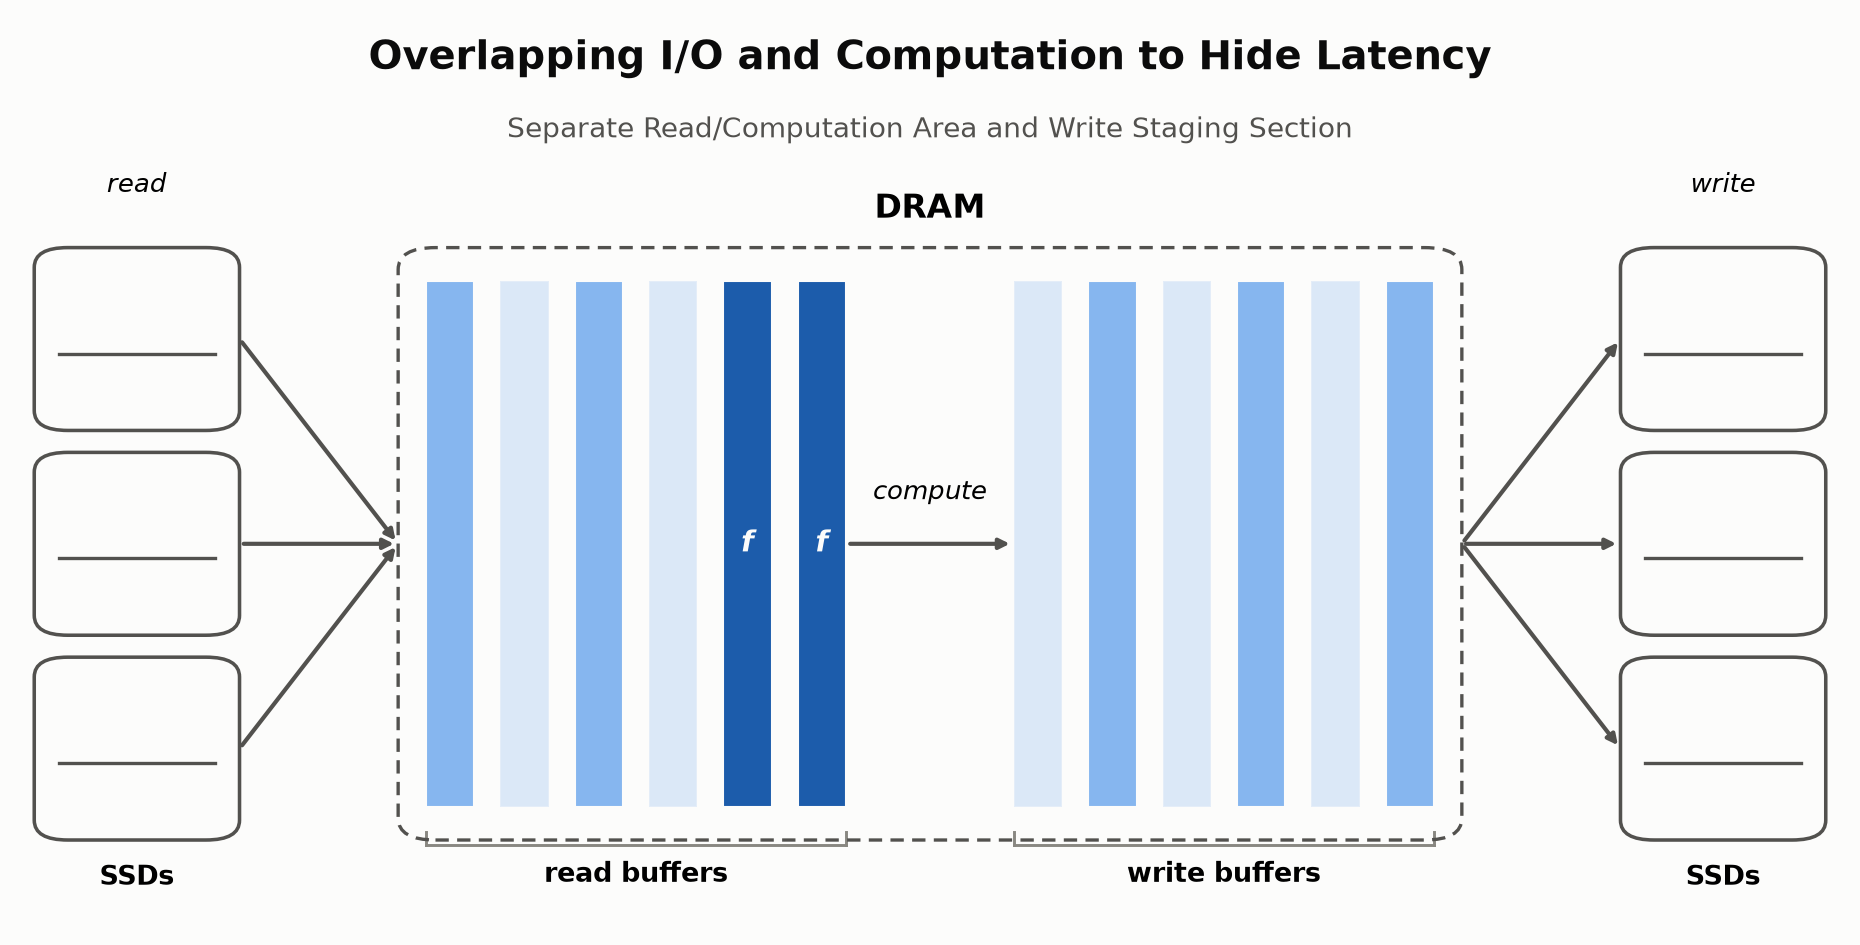

Here is the Python script that generated this plot:
#!/usr/bin/env python3
"""Conceptual diagram: overlapping reads, compute, and writes in
ExternalTransform (ChunkSequence/external_engine.h). Whitespace-trimmed
variant of io_compute_overlap.py: same left-SSDs/DRAM/right-SSDs layout and
content as the original, but with the margins tightened and the diagram
elements (DRAM box, cells, drive icons, fonts) enlarged, so the diagram
fills much more of the frame -- for slide placements where the original's
generous title/margin whitespace made the actual diagram read too small.
See io_compute_overlap.py's docstring for the underlying conceptual
rationale (two zones not three, why the compute arrow stays inside the
dashed DRAM box, source references into
external_engine.h/chunk_seq_reader.h/unordered_file_writer.h) -- none of
that changes here, only the sizing/margin constants.
"""
import argparse

import matplotlib

matplotlib.use("Agg")
import matplotlib.patches as mpatches
import matplotlib.pyplot as plt
from matplotlib.lines import Line2D

# Light-mode chart palette (see the dataviz skill's reference palette;
# matches figures/disk_layout_diagram.py and figures/parlay_operations.py).
SURFACE = "#fcfcfb"
INK_PRIMARY = "#0b0b0b"
INK_SECONDARY = "#52514e"
INK_MUTED = "#898781"
BASELINE = "#c3c2b7"
PURE_BLACK = "#000000"

# Fixed role colors -- not an ordered ramp, since this figure (unlike the
# other two) has no "position" to encode. Both are steps of the same blue
# sequential ramp used as DISCRETE_STEPS there, so the figure set stays one
# family.
STAGING_COLOR = "#86b6ef"  # step 250 -- light blue, both buffer pools
COMPUTE_COLOR = "#1c5cab"  # step 550 -- stronger blue, actively being read

BAR_X0, BAR_X1 = 0.23, 0.77
# Taller DRAM bar than the original (0.54 vs 0.24) -- the diagram itself
# should dominate the frame, not just the margins around it. Growing this
# (and the SSD stacks, which size off of it) is the "natural" way to make
# the figure taller: the content grows, not the blank margin around it.
BAR_Y0, BAR_Y1 = 0.29, 0.77
CELL_GAP = 0.014

# Two zones, not three: read-buffer pool | (compute arrow) | write-buffer
# pool. ZONE_GAP is the visual gap between them where the compute arrow
# lives -- there is no third zone of cells there.
READ_CELLS, WRITE_CELLS = 6, 6
ZONE_GAP = 0.09
ZONE_CELLS_W = (BAR_X1 - BAR_X0) - ZONE_GAP
READ_ZONE_X0 = BAR_X0
READ_ZONE_W = ZONE_CELLS_W * READ_CELLS / (READ_CELLS + WRITE_CELLS)
WRITE_ZONE_X0 = READ_ZONE_X0 + READ_ZONE_W + ZONE_GAP
WRITE_ZONE_W = ZONE_CELLS_W * WRITE_CELLS / (READ_CELLS + WRITE_CELLS)
READ_CELL_W = (READ_ZONE_W - CELL_GAP * (READ_CELLS - 1)) / READ_CELLS
WRITE_CELL_W = (WRITE_ZONE_W - CELL_GAP * (WRITE_CELLS - 1)) / WRITE_CELLS

# SSDs flank the DRAM bar left/right (read sources on the left, write
# destinations on the right) rather than sitting below it, so the figure
# reads as one left-to-right pipeline instead of two arrows crossing beneath
# a single drive. Each side is a small vertical stack of drives (standing in
# for the real machine's many SSDs) instead of one, with per-drive arrows
# fanning into/out of the DRAM bar's midline.
SSD_PER_SIDE = 3
SSD_STACK_GAP = 0.02
SSD_W, SSD_H = 0.11, (BAR_Y1 - BAR_Y0) + 0.06  # matches the DRAM box's outer height
SSD_ITEM_H = (SSD_H - SSD_STACK_GAP * (SSD_PER_SIDE - 1)) / SSD_PER_SIDE
SSD_MID_Y = (BAR_Y0 + BAR_Y1) / 2
SSD_Y0 = SSD_MID_Y - SSD_H / 2
SSD_LEFT_X0 = 0.02
SSD_RIGHT_X0 = 1 - 0.02 - SSD_W


def ssd_item_ys():
    """Bottom y of each stacked drive, bottom-to-top."""
    return [SSD_Y0 + i * (SSD_ITEM_H + SSD_STACK_GAP) for i in range(SSD_PER_SIDE)]


def read_cell_x0(i):
    return READ_ZONE_X0 + i * (READ_CELL_W + CELL_GAP)


def write_cell_x0(i):
    return WRITE_ZONE_X0 + i * (WRITE_CELL_W + CELL_GAP)


def draw_drive(ax, x0, y0, w, h, label=None):
    box = mpatches.FancyBboxPatch(
        (x0, y0), w, h,
        boxstyle="round,pad=0.0,rounding_size=0.018",
        linewidth=1.7, edgecolor=INK_SECONDARY, facecolor="none",
        zorder=5, mutation_aspect=1,
    )
    ax.add_patch(box)
    # A short platter line reads as "disk" at a glance, echoing
    # disk_layout_diagram.py's per-drive framing.
    ax.plot([x0 + w * 0.12, x0 + w - w * 0.12],
            [y0 + h * 0.42, y0 + h * 0.42],
            color=INK_SECONDARY, linewidth=1.6, zorder=6)
    if label:
        ax.text(x0 + w / 2, y0 - 0.022, label, ha="center", va="top",
                fontsize=13, color=INK_SECONDARY, fontweight="bold")


def curved_arrow(ax, xy_from, xy_to, color, rad=0.25):
    ax.annotate(
        "", xy=xy_to, xytext=xy_from,
        arrowprops=dict(
            arrowstyle="-|>", color=color, linewidth=2.0,
            shrinkA=2, shrinkB=2, connectionstyle=f"arc3,rad={rad}",
        ),
        zorder=4,
    )


def draw_dram_bar(ax):
    box = mpatches.FancyBboxPatch(
        (BAR_X0 - 0.015, BAR_Y0 - 0.03), (BAR_X1 - BAR_X0) + 0.03,
        (BAR_Y1 - BAR_Y0) + 0.06,
        boxstyle="round,pad=0.0,rounding_size=0.02",
        linewidth=1.6, edgecolor=INK_SECONDARY, facecolor="none",
        linestyle=(0, (4, 2.5)), zorder=6, mutation_aspect=1,
    )
    ax.add_patch(box)
    ax.text((BAR_X0 + BAR_X1) / 2, BAR_Y1 + 0.05, "DRAM",
             ha="center", va="bottom", fontsize=16, color=PURE_BLACK,
             fontweight="bold")


IDLE_ALPHA = 0.28  # pale tint of the zone's role color -- never pure white


def draw_cells(ax, cell_x0_fn, cell_w, cells):
    """cells: list of (color, active bool), one per cell index."""
    for i, (color, active) in enumerate(cells):
        ax.add_patch(mpatches.Rectangle(
            (cell_x0_fn(i), BAR_Y0), cell_w, BAR_Y1 - BAR_Y0,
            facecolor=color, edgecolor=SURFACE, linewidth=1.0,
            alpha=1.0 if active else IDLE_ALPHA, zorder=2,
        ))


def draw_zone_bracket(ax, lo, hi, label):
    # Just the role name -- no implementation-detail subtext (pool sizes,
    # thread counts); the figure is meant to read at a glance. No divider
    # line is needed between zones any more -- the real ZONE_GAP (and the
    # compute arrow crossing it) already marks the boundary.
    y = BAR_Y0 - 0.035
    ax.add_line(Line2D([lo, hi], [y, y], color=INK_MUTED, linewidth=1.4,
                        zorder=3))
    ax.add_line(Line2D([lo, lo], [y, y + 0.012], color=INK_MUTED,
                        linewidth=1.4, zorder=3))
    ax.add_line(Line2D([hi, hi], [y, y + 0.012], color=INK_MUTED,
                        linewidth=1.4, zorder=3))
    ax.text((lo + hi) / 2, y - 0.014, label, ha="center", va="top",
            fontsize=13, color=PURE_BLACK, fontweight="bold")


def draw_compute_marks(ax, cell_x0_fn, cell_w, cells):
    # "f" marks a read-buffer cell a worker is actively reading right now,
    # copying/transforming its data into a freshly emitted output buffer
    # (the compute arrow) -- not a separate compute zone (see module
    # docstring).
    cell_mid_y = (BAR_Y0 + BAR_Y1) / 2
    for i in cells:
        cx = cell_x0_fn(i) + cell_w / 2
        ax.text(cx, cell_mid_y, "f", ha="center", va="center",
                fontsize=14, color=SURFACE, fontstyle="italic",
                fontweight="bold", zorder=7)


def build_panel(ax):
    # Two zones, not three: a read-buffer pool (idle/available cells, cells
    # holding data that landed but isn't picked up yet, and a couple being
    # actively read by a worker right now -- marked "f") and a write-buffer
    # pool (idle/available or occupied, queued to be written), joined by a
    # compute arrow rather than a third same-kind zone. See the module
    # docstring for why -- this is what ExternalTransform's body() actually
    # does, not just a simplification of it. All cells stay tinted with
    # their zone's role color even when idle (alpha only) -- never hatched,
    # never pure white.
    read_cells = [
        (STAGING_COLOR, True),   # landed from disk, not yet picked up
        (STAGING_COLOR, False),  # idle: available in the pool
        (STAGING_COLOR, True),
        (STAGING_COLOR, False),
        (COMPUTE_COLOR, True),   # being read by a worker right now ("f")
        (COMPUTE_COLOR, True),
    ]
    write_cells = [
        (STAGING_COLOR, False),
        (STAGING_COLOR, True),   # queued, waiting to be written
        (STAGING_COLOR, False),
        (STAGING_COLOR, True),
        (STAGING_COLOR, False),
        (STAGING_COLOR, True),
    ]

    draw_dram_bar(ax)
    draw_cells(ax, read_cell_x0, READ_CELL_W, read_cells)
    draw_cells(ax, write_cell_x0, WRITE_CELL_W, write_cells)
    draw_compute_marks(ax, read_cell_x0, READ_CELL_W, [4, 5])

    read_zone_hi = read_cell_x0(READ_CELLS - 1) + READ_CELL_W
    write_zone_lo = write_cell_x0(0)
    draw_zone_bracket(ax, read_cell_x0(0), read_zone_hi, "read buffers")
    draw_zone_bracket(ax, write_zone_lo,
                       write_cell_x0(WRITE_CELLS - 1) + WRITE_CELL_W,
                       "write buffers")

    # Compute arrow: body() copies from a read buffer into a freshly
    # emitted output buffer (ChunkEmitter::alloc()) -- this arrow *is* that
    # copy, not travel through a third memory zone. It stays inside the
    # dashed DRAM box (unlike the read/write arrows below, which cross it)
    # since the transform never touches disk.
    curved_arrow(ax, (read_zone_hi, SSD_MID_Y), (write_zone_lo, SSD_MID_Y),
                 INK_SECONDARY, rad=0.0)
    ax.text((read_zone_hi + write_zone_lo) / 2, SSD_MID_Y + 0.035, "compute",
            ha="center", va="bottom", fontsize=12.5, color=PURE_BLACK,
            fontstyle="italic")

    # A small stack of SSDs flanks each side of the DRAM bar -- read sources
    # on the left feeding the read-buffer pool, write destinations on the
    # right fed by the write-buffer pool -- so the whole figure reads as a
    # single left-to-right pipeline (many drives in, one DRAM region, many
    # drives out) instead of two arrows crossing beneath one drive. Per-drive
    # arrows fan into/out of the DRAM bar's midline; one shared label per
    # stack (not per drive) keeps the caption from repeating three times.
    dram_left = BAR_X0 - 0.015
    dram_right = BAR_X1 + 0.015
    read_to = (dram_left, SSD_MID_Y)
    write_from = (dram_right, SSD_MID_Y)

    for y0 in ssd_item_ys():
        mid_y = y0 + SSD_ITEM_H / 2
        draw_drive(ax, SSD_LEFT_X0, y0, SSD_W, SSD_ITEM_H)
        draw_drive(ax, SSD_RIGHT_X0, y0, SSD_W, SSD_ITEM_H)
        curved_arrow(ax, (SSD_LEFT_X0 + SSD_W, mid_y), read_to,
                     INK_SECONDARY, rad=0.0)
        curved_arrow(ax, write_from, (SSD_RIGHT_X0, mid_y),
                     INK_SECONDARY, rad=0.0)

    ax.text(SSD_LEFT_X0 + SSD_W / 2, SSD_Y0 - 0.022, "SSDs",
            ha="center", va="top", fontsize=13, color=PURE_BLACK,
            fontweight="bold")
    ax.text(SSD_RIGHT_X0 + SSD_W / 2, SSD_Y0 - 0.022, "SSDs",
            ha="center", va="top", fontsize=13, color=PURE_BLACK,
            fontweight="bold")

    # "read"/"write" caption each SSD stack from above (mirroring the
    # "SSDs" caption below it) rather than sitting in the arrow fan between
    # the stack and the DRAM box, where a label would inevitably cross one
    # of the converging lines. Above the stack's top edge is clear of every
    # line, since each line's highest point is its origin drive.
    ssd_stack_top = SSD_Y0 + SSD_H
    ax.text(SSD_LEFT_X0 + SSD_W / 2, ssd_stack_top + 0.045, "read",
            ha="center", va="bottom", fontsize=12.5, color=PURE_BLACK,
            fontstyle="italic")
    ax.text(SSD_RIGHT_X0 + SSD_W / 2, ssd_stack_top + 0.045, "write",
            ha="center", va="bottom", fontsize=12.5, color=PURE_BLACK,
            fontstyle="italic")

    ax.text(
        0.5, 0.99,
        "Overlapping I/O and Computation to Hide Latency",
        ha="center", va="top", fontsize=19, color=INK_PRIMARY,
        fontweight="bold",
    )
    ax.text(
        0.5, 0.92,
        "Separate Read/Computation Area and Write Staging Section",
        ha="center", va="top", fontsize=13.5, color=INK_SECONDARY,
    )

    ax.set_xlim(0.005, 0.995)
    ax.set_ylim(0.17, 1.02)
    ax.set_xticks([])
    ax.set_yticks([])
    ax.set_facecolor(SURFACE)
    for spine in ax.spines.values():
        spine.set_visible(False)


def build_figure():
    fig = plt.figure(figsize=(12.4, 6.3), constrained_layout=True)
    fig.patch.set_facecolor(SURFACE)
    ax = fig.add_subplot(111)
    build_panel(ax)
    return fig


def main():
    parser = argparse.ArgumentParser(description=__doc__)
    parser.add_argument(
        "--out-prefix", default="io_compute_overlap_large",
        help="output PNG basename prefix; writes <prefix>.png "
             "(default: %(default)s)")
    args = parser.parse_args()

    out = f"{args.out_prefix}.png"
    fig = build_figure()
    fig.savefig(out, dpi=150, facecolor=fig.get_facecolor())
    plt.close(fig)
    print(f"wrote {out}")


if __name__ == "__main__":
    main()
